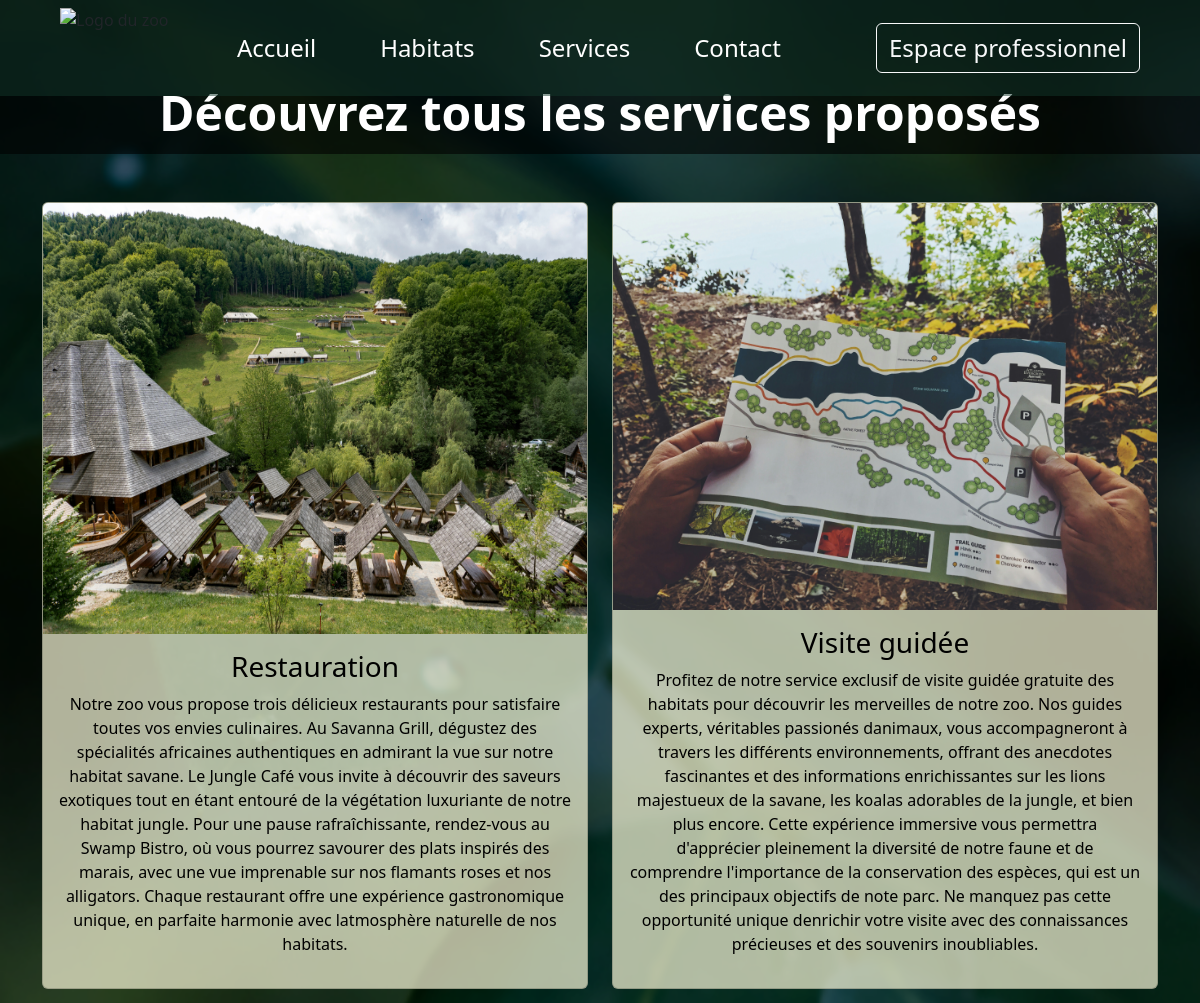
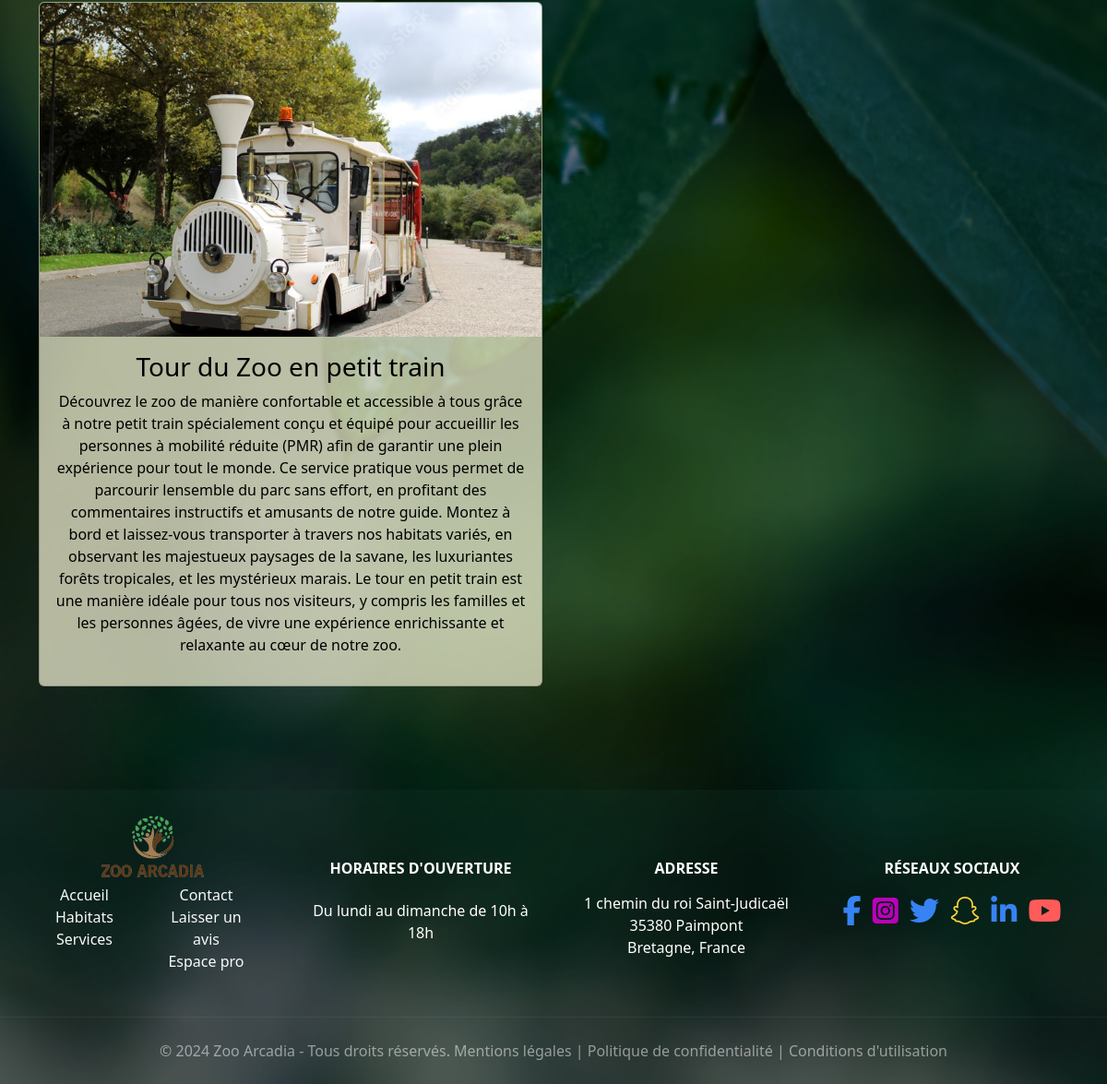
The app's page /services.php, older data (2 pictures, top to bottom).
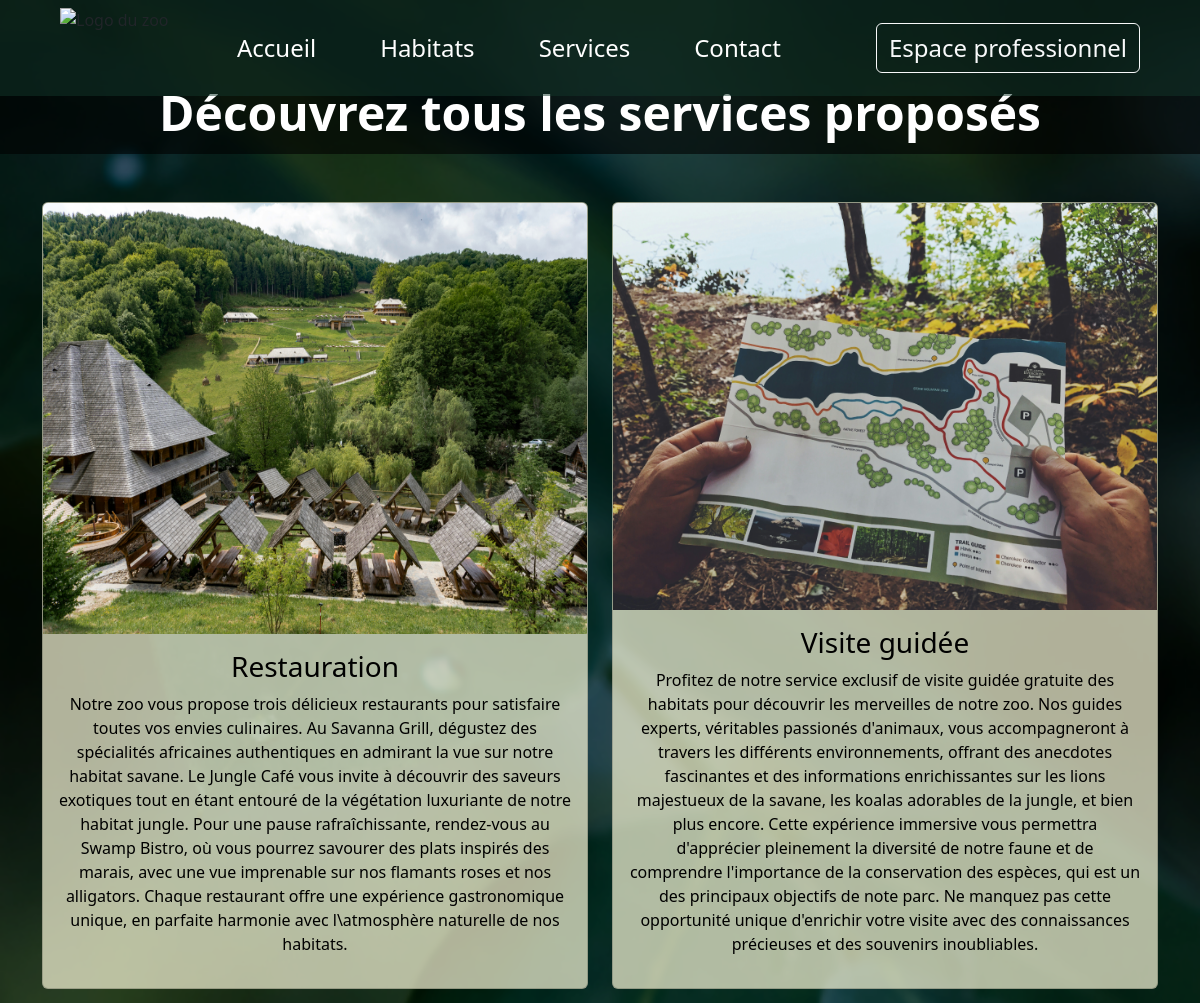
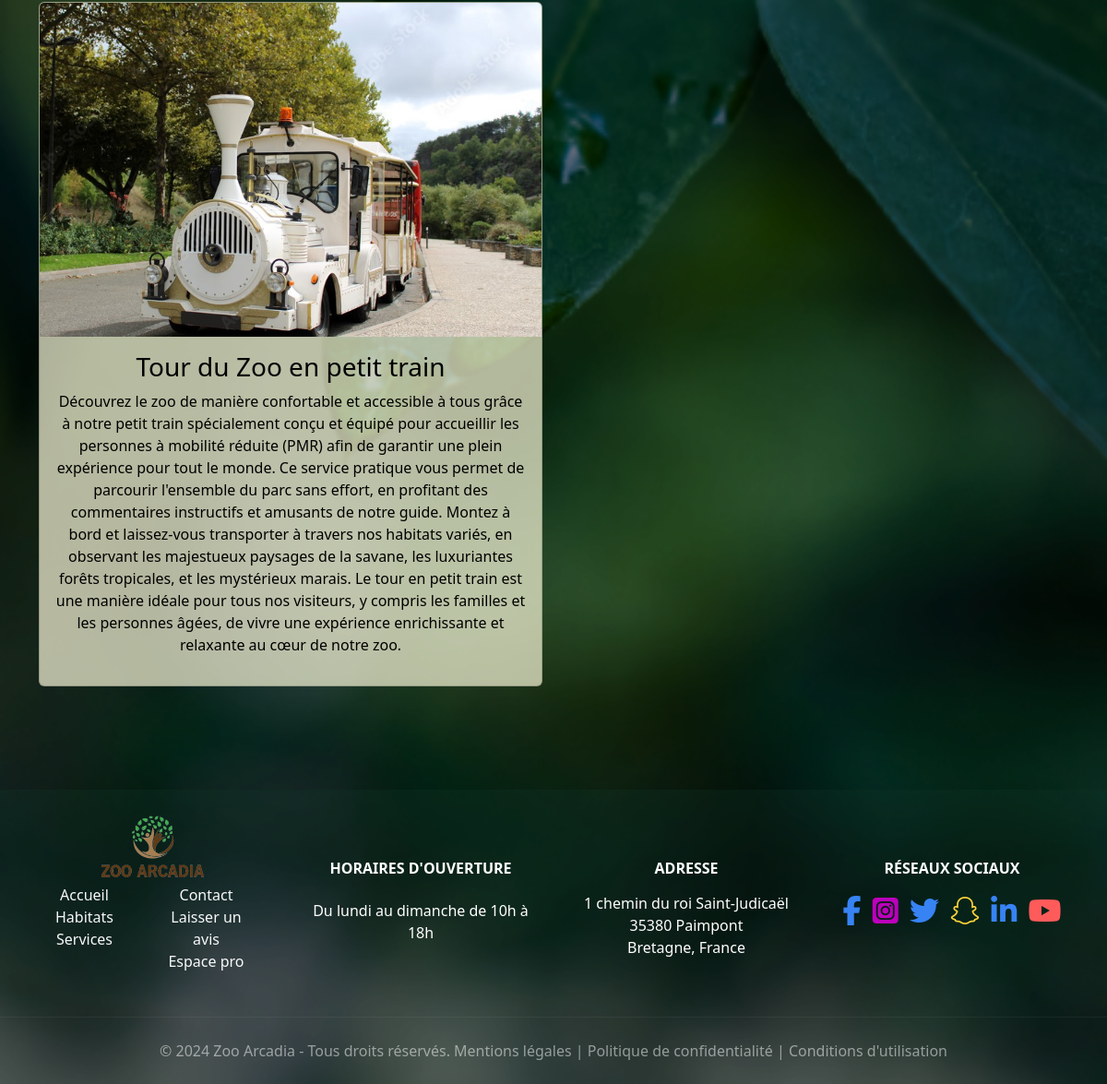
The same page, newer data (2 pictures, top to bottom).
### tables this page shows
CREATE TABLE `services` (
  `id` int(11) NOT NULL,
  `name` varchar(255) NOT NULL,
  `description` text NOT NULL,
  `picture` varchar(255) NOT NULL
);

CREATE TABLE `schedule` (
  `id` int(11) NOT NULL,
  `day` varchar(255) NOT NULL,
  `hour` varchar(255) NOT NULL
);

### services.php (the view)
<?php
require_once __DIR__. "/templates/header.php";
require_once __DIR__. "/lib/pdo.php";
$sql = 'SELECT * FROM services';
try {
    $stmtServices = $pdo->query($sql);
}catch (Exception $e) {
    echo " Erreur ! " . $e->getMessage();
}
$services = $stmtServices->fetchAll();
?>
    <main>
        <section>
            <div class="presentation-habitats">
                <h1 class="text-center">Découvrez tous les services proposés</h1>
            </div>
        </section>
        <div class="container">
            <div class="container-card text-center mt-5">
                <div class="row">
                    <?php foreach ($services as $service) { ?>
                        <div class="col-12 col-md-6 mb-3">
                            <div class="card h-100 card-services" style="width: 100%;">
                                <img src="<?= htmlspecialchars($service['picture']) ?>" class="card-img-top h-100" alt="Image du service">
                                <div class="card-body">
                                    <h2 class="text-center h3"><?= htmlspecialchars($service['name']) ?></h2>
                                    <p><?= htmlspecialchars_decode($service['description'], ENT_QUOTES) ?></p>
                                </div>
                            </div>
                        </div>
                    <?php }; ?>
                </div>
            </div>
        </div>
    </main>
    <?php require_once __DIR__. "/templates/footer.php" ?>

### templates/header.php (shortened to what this page needs)
<!DOCTYPE html>
<html lang="fr">
<head>
    <link rel="stylesheet" type="texte/css" media="screen" href="css/reset.css">
    <link href="css/bootstrap.min.css" rel="stylesheet">
    <link href="css/style.css" rel="stylesheet">
</head>
<body>
    <div class="background">
        <img class="blob-image" src="assets/background-blob/background-blob_optimized_.webp" alt="Background Blobs">
    </div>
    <header>
        <nav class="navbar navbar-expand-lg navbar-custom">
            <div class="container-fluid ">
                <img src="assets/Logo/Capture_d_écran_2024-06-07_205635-removebg-preview.png" alt="Logo du zoo" width="130" height="80">
                <div class="collapse navbar-collapse" id="navbarNavAltMarkup">
                    <div class="navbar-nav mx-auto">
                        <a class="nav-link me-5 fs-4" aria-current="page" href="index.php">Accueil</a>
                        <a class="nav-link me-5 fs-4" href="habitats.php">Habitats</a>
                        <a class="nav-link me-5 fs-4" href="services.php">Services</a>
                        <a class="nav-link me-5 fs-4" href="contact.php">Contact</a>
                    </div>
                    <?php if (isset($_SESSION['user'])) { ?>
                        <a href="logout.php" class="btn btn-outline-light me-5 fs-4">Déconnexion</a>
                        <?php } else { ?>
                            <a href="#" class="btn btn-outline-light me-5 fs-4" data-bs-toggle="offcanvas" data-bs-target="#offcanvasRight" aria-controls="offcanvasRight">Espace professionnel</a>
                    <?php } ?>
                </div>
            </div>
        </nav>
    </header>

### templates/footer.php (shortened to what this page needs)
<?php
require_once __DIR__. "/../lib/pdo.php";
$sql = 'SELECT * FROM schedule';
try {
    $stmtSchedules = $pdo->query($sql);
}catch (Exception $e) {
    echo " Erreur ! " . $e->getMessage();
}
$schedules = $stmtSchedules->fetchAll();
?>
<footer class="pt-1 text-white ">
        <div class="container-fluid">
            <div class="row p-4">
                <div class="col-12 col-lg-3 d-flex justify-content-center text-center">
                    <div>
                        <img src="assets/Logo/Capture_d_écran_2024-06-07_205635-removebg-preview_optimized_.webp" alt="Logo du zoo" width="120" height="70">
                        <div class="d-flex">
                            <div class="d-flex flex-column pt-1 mx-4">
                                <a href="index.php" class="text-light">Accueil</a>
                                <a href="habitats.php" class="text-light">Habitats</a>
                                <a href="services.php" class="text-light">Services</a>
                            </div>
                            <div class="d-flex flex-column pt-1 mx-4 mb-4">
                                <a href="contact.php" class="text-light">Contact</a>
                                <a href="index.php#review" class="text-light">Laisser un avis</a>
                                <?php if (isset($_SESSION['user'])) {?>
                                    <?php if ($_SESSION['role'] == 'administrateur') {?>
                                        <a class="text-light" href="administrateur.php">Espace administrateur</a>
                                    <?php } else if ($_SESSION['role'] == 'employe') { ?>
                                        <a class="text-light" href="employe.php">Espace employé</a>
                                    <?php } else if ($_SESSION['role'] == 'veterinaire') { ?>
                                        <a class="text-light" href="veterinaire.php">Espace vétérinaire</a>
                                    <?php }
                                        } else { ?>
                                        <a href="#" class="text-light" data-bs-toggle="offcanvas" data-bs-target="#offcanvasRight" aria-controls="offcanvasRight">Espace pro</a>
                                    <?php } ?>
                            </div>
                        </div>
                    </div>
                </div>
                <div class="col-12 col-lg-3 text-center pt-5" id="horaires">
                    <h3 class="text-uppercase fw-bold mb-4 h6">horaires d'ouverture </h3>
                    <p> <?php foreach($schedules as $schedule) { ?>
                        <?= htmlspecialchars_decode($schedule['day'], ENT_QUOTES).' '.htmlspecialchars_decode($schedule['hour'], ENT_QUOTES) ?>
                    <?php }  ?>
                    </p>
                </div>
                <div class="col-12 col-lg-3 text-center pt-5">
                    <h3 class="text-uppercase fw-bold mb-3 h6">Adresse</h3>
                    <p> 1 chemin du roi Saint-Judicaël <br> 35380 Paimpont <br> Bretagne, France</p>
                </div>
                <div class="col-12 col-lg-3 pt-5 text-center" id="social">
                    <h3 class="text-uppercase fw-bold mb-4 h6">réseaux sociaux</h3>
                    <div id="tags-social">
                        <a class="p-1" href="index.php"><i class="fa-brands fa-facebook-f fa-2xl" aria-label="facebook" style="color: #3783f4;"></i></a>
                        <a class="p-1" href="index.php"><i class="fa-brands fa-square-instagram fa-2xl" aria-label="innstagram" style="color: #bb00bb;"></i></a>
                        <a class="p-1" href="index.php"><i class="fa-brands fa-twitter fa-2xl"  aria-label="twitter"style="color: #3783f4;"></i></a>
                        <a class="p-1" href="index.php"><i class="fa-brands fa-snapchat fa-2xl" aria-label="snapchat" style="color: #FFD43B;"></i></a>
                        <a class="p-1" href="index.php"><i class="fa-brands fa-linkedin-in fa-2xl" aria-label="linkedin" style="color: #3783f4;"></i></a>
                        <a class="p-1" href="index.php"><i class="fa-brands fa-youtube fa-2xl" aria-label="youtube" style="color: #ff5b5b;"></i></a>
                    </div>
                </div>
            </div>
        </div>
    <div class="p-4 text-center copyright">
        <p class="mb-0">&copy; 2024 Zoo Arcadia - Tous droits réservés. Mentions légales | Politique de confidentialité | Conditions d'utilisation</p>
    </div>
    </footer>
</body>
</html>

### css/style.css (style rules this page uses)
.background { position: fixed; top: 0; left: 0; width: 100%; height: 100%; z-index: -1; }
.blob-image { top: 0; left: 0; width: 100%; height: 100%; opacity: 1; filter: brightness(0.5) }
header { position: relative; width: 100%; height: auto; }
.navbar-custom { background-color: rgb(18, 55, 42, 0.5); position: absolute; top: 0; left: 0; width: 100%; z-index: 1000; }
.nav-link { color:rgb(255, 255, 255); }
.container-card { display: flex; justify-content: center; }
footer { margin-top: 8%; background-color: rgb(18, 55, 42, 0.3); }
.copyright { border-top: solid 1px rgba(255, 255, 255, 0.05); color: rgb(255, 255, 255, 0.5); }
footer a { text-decoration: none; }
.presentation-habitats { background-color: rgba(0, 0, 0, 0.6); padding-top: 7%; }
.presentation-habitats h1 { color: rgb(255, 255, 255); font-size: 3rem; font-weight: bold; padding-bottom: 1%; }
.card-services { background-color: rgb(251, 250, 218, 0.7); color: rgba(0, 0, 0); }

Row changes from the older to the newer data that the page shows:
changed services "Restauration": description "…en parfaite harmonie avec latmosphère naturelle de nos habitats." → "…en parfaite harmonie avec l\\atmosphère naturelle de nos habitats."
changed services "Visite guidée": description "…guides experts, véritables passionés danimaux, vous accompagneront à travers les différents environnements, offrant des anecdotes fascinantes et des informations enrichissantes sur les lions majestueux de la savane, les koalas adorables de la jungle, et bien plus encore. Cette expérience immersive vous permettra d'apprécier pleinement la diversité de notre faune et de comprendre l'importance de la conservation des espèces, qui est un des principaux objectifs de note parc. Ne manquez pas cette opportunité unique denrichir votre visite avec des…" → "…guides experts, véritables passionés d'animaux, vous accompagneront à travers les différents environnements, offrant des anecdotes fascinantes et des informations enrichissantes sur les lions majestueux de la savane, les koalas adorables de la jungle, et bien plus encore. Cette expérience immersive vous permettra d'apprécier pleinement la diversité de notre faune et de comprendre l'importance de la conservation des espèces, qui est un des principaux objectifs de note parc. Ne manquez pas cette opportunité unique d'enrichir votre visite avec des…"
changed services "Tour du Zoo en petit train": description "…vous permet de parcourir lensemble du parc sans effort,…" → "…vous permet de parcourir l'ensemble du parc sans effort,…"
